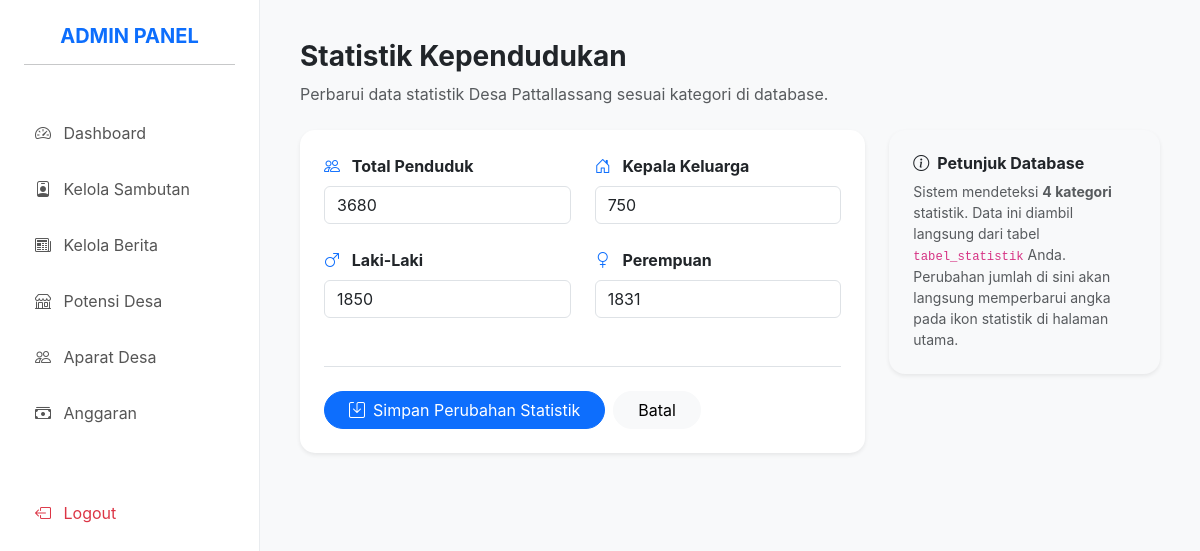
The page /admin/kelola_statistik.php (signed in) on the database its author committed.
### tables this page shows
CREATE TABLE `tabel_statistik` (
  `id` int NOT NULL,
  `label` varchar(100) NOT NULL,
  `jumlah` int NOT NULL,
  `ikon` varchar(50) NOT NULL
);

### admin/kelola_statistik.php (the view, shortened to what this page needs)
<?php include('components/header.php'); ?>
<?php include('components/sidebar.php'); ?>
<div class="mb-4">
    <h3 class="fw-bold">Statistik Kependudukan</h3>
    <p class="text-muted">Perbarui data statistik Desa Pattallassang sesuai kategori di database.</p>
</div>
<div class="row">
    <div class="col-lg-8">
        <div class="card stat-card p-4 border-0 shadow-sm">
            <form action="proses_statistik.php" method="POST">
                <div class="row g-4">
                    <?php
                    $sql = mysqli_query($koneksi, "SELECT * FROM tabel_statistik ORDER BY id ASC");
                    while($s = mysqli_fetch_array($sql)){
                    ?>
                    <div class="col-md-6">
                        <label class="form-label fw-bold">
                            <i class="<?php echo $s['ikon']; ?> me-2 text-primary"></i>
                            <?php echo $s['label']; ?>
                        </label>
                        <input type="number" name="jumlah[]" class="form-control" value="<?php echo $s['jumlah']; ?>" required>
                    </div>
                    <?php } ?>
                </div>
                <div class="d-flex gap-2 mt-5 border-top pt-4">
                    <button type="submit" name="update" class="btn btn-primary rounded-pill px-4">
                        <i class="bi bi-save me-2"></i>Simpan Perubahan Statistik
                    </button>
                    <a href="index.php" class="btn btn-light rounded-pill px-4">Batal</a>
                </div>
            </form>
        </div>
    </div>
    <div class="col-lg-4">
        <div class="card border-0 shadow-sm p-4 bg-light rounded-4">
            <h6 class="fw-bold text-dark"><i class="bi bi-info-circle me-2"></i>Petunjuk Database</h6>
            <p class="small text-muted mb-0">
                Sistem mendeteksi <strong><?php echo mysqli_num_rows($sql); ?> kategori</strong> statistik.
                Data ini diambil langsung dari tabel <code>tabel_statistik</code> Anda.
                Perubahan jumlah di sini akan langsung memperbarui angka pada ikon statistik di halaman utama.
            </p>
        </div>
    </div>
</div>
<?php include('components/footer.php'); ?>

### admin/components/header.php (style rules this page uses)
:root { --primary-color: #00BFFF; }
body { background-color: #f8f9fa; font-family: 'Inter', sans-serif; }
.stat-card { border: none; border-radius: 15px; box-shadow: 0 5px 20px rgba(0,0,0,0.03); }

### rows shown on the page
tabel_statistik: label "Total Penduduk", jumlah "3680"
tabel_statistik: label "Kepala Keluarga", jumlah "750"
tabel_statistik: label "Laki-Laki", jumlah "1850"
tabel_statistik: label "Perempuan", jumlah "1831"

### other values the page prints
mysqli_num_rows($sql) "4"
